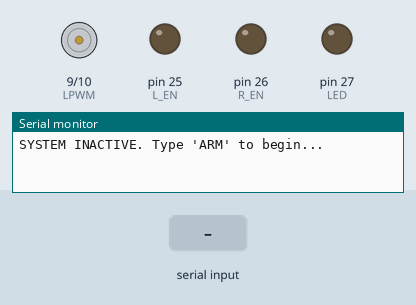
The sketch below on a simulated Arduino Mega 2560, built with avr-gcc and run on an emulated ATmega2560. On the bench: motor-driver pin pairs drawn as motors (green arrow = first pin HIGH = forward, orange = second pin HIGH = backward, longer = more drive), output pins drawn as LEDs (lit = HIGH), the last lines printed to the serial monitor. The inputs (shaded band) are chosen by the test bench.

Above: at 1.0 s.
1.1 s: "ARM\n" received over Serial
At 2.0 s:
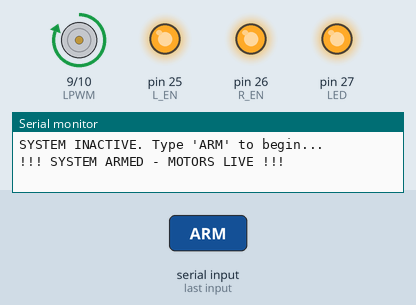
Timing chart, 0 to 10.1 s (numbered marks = the images above; inputs shaded):
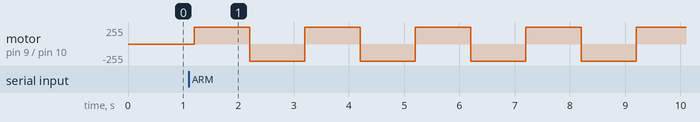

The sketch:

arming_sequence.ino
```cpp
const int LPWM = 9;
const int RPWM = 10;
const int L_EN = 25;
const int R_EN = 26;
const int LED = 27;

bool isArmed = false;

void setup() {
  Serial.begin(115200);

  // 1. Immediately force all pins LOW
  pinMode(LPWM, OUTPUT);
  pinMode(RPWM, OUTPUT);
  pinMode(L_EN, OUTPUT);
  pinMode(R_EN, OUTPUT);
  pinMode(LED, OUTPUT);

  digitalWrite(LPWM, LOW);
  digitalWrite(RPWM, LOW);
  digitalWrite(L_EN, LOW); // Keep driver disabled initially
  digitalWrite(R_EN, LOW);
  digitalWrite(LED, LOW); // LED starts OFF

  Serial.println("SYSTEM INACTIVE. Type 'ARM' to begin...");

  // 2. Wait for Serial Command
  while (!isArmed) {
    if (Serial.available() > 0) {
      String input = Serial.readStringUntil('\n');
      input.trim();
      if (input == "ARM") {
        isArmed = true;
        Serial.println("!!! SYSTEM ARMED - MOTORS LIVE !!!");
      }
    }
    delay(100);
  }

  // 3. Enable the driver only after arming
  digitalWrite(L_EN, HIGH);
  digitalWrite(R_EN, HIGH);
  digitalWrite(LED, HIGH); // LED turns on when system armed
}

void loop() {
  analogWrite(LPWM, 255);
  analogWrite(RPWM, 0);
  delay(1000);
  analogWrite(LPWM, 0);
  analogWrite(RPWM, 255);
  delay(1000);
}
```

Measured:
- after the input at 1.1 s, pin 25 (L_EN), pin 26 (R_EN), pin 27 (LED): LOW → HIGH after 0.10 s; motor on pin 9 (LPWM) / pin 10 (RPWM): alternates forward 255/255 for 1.0 s and backward 255/255 for 1.0 s, starting after 0.10 s
